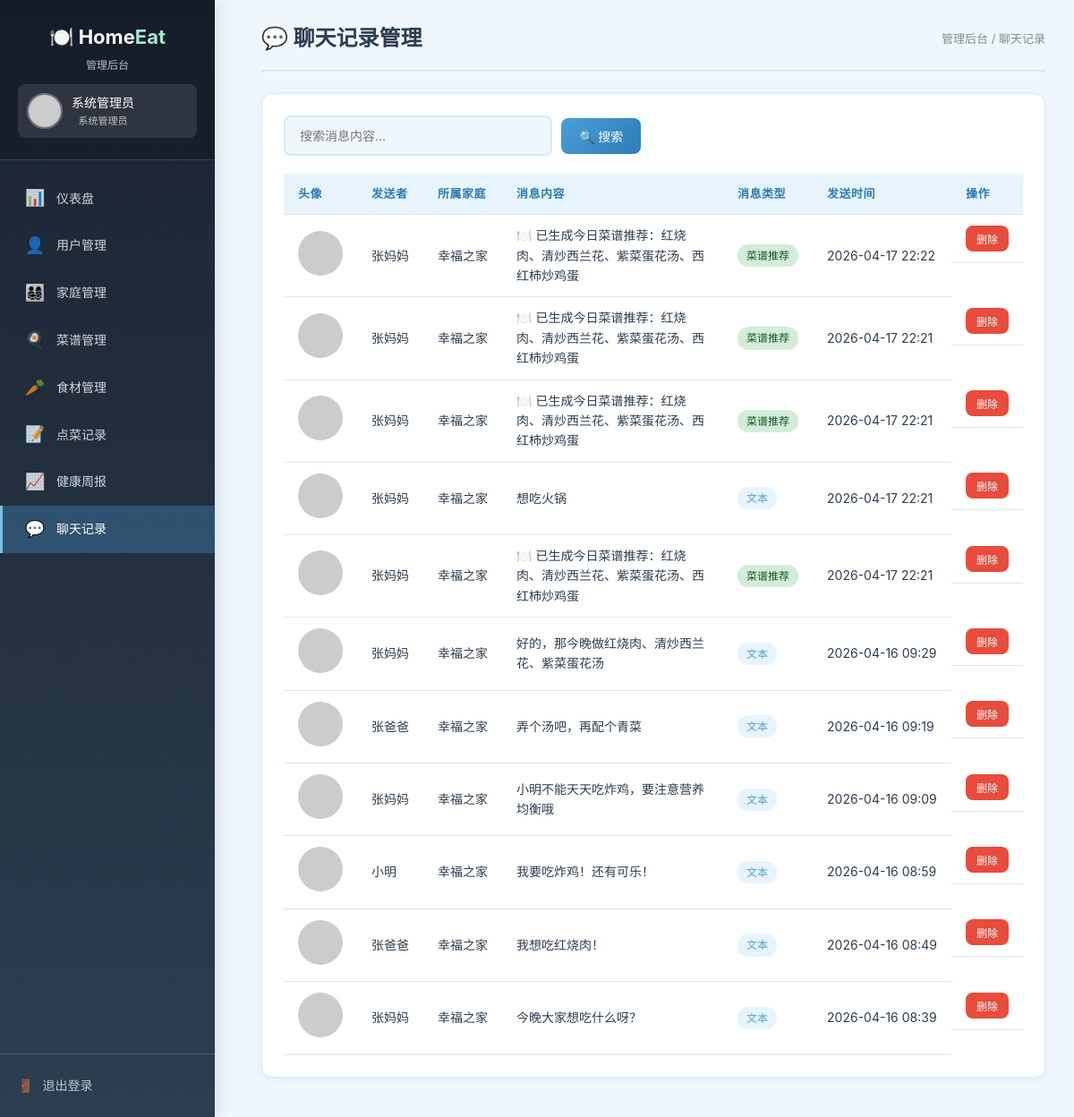
The app's page /admin/chats (signed in) with its own data.
### models.py (models this page shows)
class User(UserMixin, db.Model):
    __tablename__ = 'user'
    id = db.Column(db.Integer, primary_key=True)
    username = db.Column(db.String(50), unique=True, nullable=False)
    password = db.Column(db.String(200), nullable=False)
    role = db.Column(db.String(20), default='user')  # admin / user
    nickname = db.Column(db.String(50), default='')
    avatar = db.Column(db.String(200), default='')
    gender = db.Column(db.String(10), default='')
    age = db.Column(db.Integer, default=0)
    height = db.Column(db.Float, default=0)
    weight = db.Column(db.Float, default=0)
    diseases = db.Column(db.Text, default='')  # 慢性疾病
    allergies = db.Column(db.Text, default='')  # 过敏史
    special_diet = db.Column(db.Text, default='')  # 特殊饮食需求
    taste_likes = db.Column(db.Text, default='')  # 喜欢的口味
    taste_dislikes = db.Column(db.Text, default='')  # 忌口食材
    health_goal = db.Column(db.Text, default='')  # 健康目标
    family_id = db.Column(db.Integer, db.ForeignKey('family.id'), nullable=True)
    is_family_admin = db.Column(db.Boolean, default=False)
    created_at = db.Column(db.DateTime, default=datetime.now)
    family = db.relationship('Family', foreign_keys=[family_id], backref=db.backref('members', lazy=True))

class ChatMessage(db.Model):
    __tablename__ = 'chat_message'
    id = db.Column(db.Integer, primary_key=True)
    family_id = db.Column(db.Integer, db.ForeignKey('family.id'), nullable=False)
    user_id = db.Column(db.Integer, db.ForeignKey('user.id'), nullable=False)
    message = db.Column(db.Text, nullable=False)
    msg_type = db.Column(db.String(20), default='text')  # text / system / recipe
    created_at = db.Column(db.DateTime, default=datetime.now)
    family = db.relationship('Family', backref=db.backref('messages', lazy=True))
    user = db.relationship('User', backref=db.backref('messages', lazy=True))

class Family(db.Model):
    __tablename__ = 'family'
    id = db.Column(db.Integer, primary_key=True)
    name = db.Column(db.String(100), nullable=False)
    invite_code = db.Column(db.String(20), unique=True, nullable=False)
    description = db.Column(db.Text, default='')
    avatar = db.Column(db.String(200), default='')
    created_by = db.Column(db.Integer, db.ForeignKey('user.id'))
    created_at = db.Column(db.DateTime, default=datetime.now)
    creator = db.relationship('User', foreign_keys=[created_by])

### app.py (the view)
@app.route('/admin/chats')
@login_required
@admin_required
def admin_chats():
    page = request.args.get('page', 1, type=int)
    keyword = request.args.get('keyword', '')
    query = ChatMessage.query
    if keyword:
        query = query.filter(ChatMessage.message.like(f'%{keyword}%'))
    pagination = query.order_by(ChatMessage.created_at.desc()).paginate(page=page, per_page=15, error_out=False)
    return render_template('admin/chats.html', pagination=pagination, keyword=keyword)

### app.py (called while the page is built)
@login_manager.user_loader
def load_user(user_id):
    return User.query.get(int(user_id))

def admin_required(f):
    @wraps(f)
    def decorated_function(*args, **kwargs):
        if not current_user.is_authenticated or current_user.role != 'admin':
            flash('需要管理员权限', 'error')
            return redirect(url_for('login'))
        return f(*args, **kwargs)
    return decorated_function

### templates/admin/chats.html (shortened to what this page needs)
{% extends "admin/base.html" %}
{% block content %}
<div class="page-header">
    <h2>💬 聊天记录管理</h2>
    <span class="breadcrumb">管理后台 / 聊天记录</span>
</div>
<div class="card">
    <form class="search-bar" method="GET">
        <input type="text" name="keyword" class="form-control" placeholder="搜索消息内容..." value="{{ keyword }}">
        <button class="btn btn-primary">🔍 搜索</button>
    </form>
    <div class="table-wrapper">
        <table class="data-table">
            <thead><tr><th>头像</th><th>发送者</th><th>所属家庭</th><th>消息内容</th><th>消息类型</th><th>发送时间</th><th>操作</th></tr></thead>
            <tbody>
            {% for msg in pagination.items %}
            <tr>
                <td><img src="{{ msg.user.avatar or 'https://via.placeholder.com/40' }}" class="table-img" style="border-radius:50%;"></td>
                <td>{{ msg.user.nickname if msg.user else '-' }}</td>
                <td>{{ msg.family.name if msg.family else '-' }}</td>
                <td style="max-width:400px;white-space:normal;word-break:break-all;">{{ msg.message }}</td>
                <td>
                    {% if msg.msg_type == 'text' %}<span class="badge badge-primary">文本</span>
                    {% elif msg.msg_type == 'recipe' %}<span class="badge badge-success">菜谱推荐</span>
                    {% elif msg.msg_type == 'system' %}<span class="badge badge-info">系统</span>
                    {% else %}<span class="badge badge-warning">{{ msg.msg_type }}</span>{% endif %}
                </td>
                <td>{{ msg.created_at.strftime('%Y-%m-%d %H:%M') if msg.created_at else '-' }}</td>
                <td class="table-actions">
                    <button class="btn btn-danger btn-sm" onclick="confirmDelete('/admin/chats/delete/{{ msg.id }}','消息#{{ msg.id }}')">删除</button>
                </td>
            </tr>
            {% endfor %}
            </tbody>
        </table>
    </div>
</div>
{% endblock %}

### templates/admin/base.html (shortened to what this page needs)
<!DOCTYPE html>
<html lang="zh-CN">
<head>
    <link rel="stylesheet" href="/static/css/style.css">
</head>
<body>
<div class="user-layout">
    <aside class="user-sidebar admin-sidebar">
        <div class="sidebar-header">
            <h2>🍽️ Home<span>Eat</span></h2>
            <p style="font-size:12px;opacity:0.7;margin-top:4px;">管理后台</p>
            <div class="user-info">
                <img src="{{ current_user.avatar or 'https://via.placeholder.com/40' }}" alt="头像" class="user-avatar">
                <div>
                    <div class="user-name">{{ current_user.nickname }}</div>
                    <div class="user-role">系统管理员</div>
                </div>
            </div>
        </div>
        <nav class="sidebar-nav">
            <a href="/admin/dashboard" class="{% if request.endpoint == 'admin_dashboard' %}active{% endif %}">
                <span class="nav-icon">📊</span> <span>仪表盘</span>
            </a>
            <a href="/admin/users" class="{% if request.endpoint == 'admin_users' %}active{% endif %}">
                <span class="nav-icon">👤</span> <span>用户管理</span>
            </a>
            <a href="/admin/families" class="{% if request.endpoint == 'admin_families' %}active{% endif %}">
                <span class="nav-icon">👨‍👩‍👧‍👦</span> <span>家庭管理</span>
            </a>
            <a href="/admin/recipes" class="{% if request.endpoint == 'admin_recipes' %}active{% endif %}">
                <span class="nav-icon">🍳</span> <span>菜谱管理</span>
            </a>
            <a href="/admin/ingredients" class="{% if request.endpoint == 'admin_ingredients' %}active{% endif %}">
                <span class="nav-icon">🥕</span> <span>食材管理</span>
            </a>
            <a href="/admin/records" class="{% if request.endpoint == 'admin_records' %}active{% endif %}">
                <span class="nav-icon">📝</span> <span>点菜记录</span>
            </a>
            <a href="/admin/reports" class="{% if request.endpoint == 'admin_reports' %}active{% endif %}">
                <span class="nav-icon">📈</span> <span>健康周报</span>
            </a>
            <a href="/admin/chats" class="{% if request.endpoint == 'admin_chats' %}active{% endif %}">
                <span class="nav-icon">💬</span> <span>聊天记录</span>
            </a>
        </nav>
        <div class="sidebar-footer">
            <a href="/logout"><span class="nav-icon">🚪</span> 退出登录</a>
        </div>
    </aside>
    <main class="user-main">
        {% block content %}{% endblock %}
    </main>
</div>
</body>
</html>

### records on screen
User: nickname "系统管理员"
ChatMessage: user "张妈妈", family "幸福之家", message "🍽️ 已生成今日菜谱推荐：红烧肉、清炒西兰花、紫菜蛋花汤、西红柿炒鸡蛋", msg_type "菜谱推荐", created_at "2026-04-17 22:22"
ChatMessage: user "张妈妈", family "幸福之家", message "🍽️ 已生成今日菜谱推荐：红烧肉、清炒西兰花、紫菜蛋花汤、西红柿炒鸡蛋", msg_type "菜谱推荐", created_at "2026-04-17 22:21"
ChatMessage: user "张妈妈", family "幸福之家", message "🍽️ 已生成今日菜谱推荐：红烧肉、清炒西兰花、紫菜蛋花汤、西红柿炒鸡蛋", msg_type "菜谱推荐", created_at "2026-04-17 22:21"
ChatMessage: user "张妈妈", family "幸福之家", message "想吃火锅", msg_type "文本", created_at "2026-04-17 22:21"
ChatMessage: user "张妈妈", family "幸福之家", message "🍽️ 已生成今日菜谱推荐：红烧肉、清炒西兰花、紫菜蛋花汤、西红柿炒鸡蛋", msg_type "菜谱推荐", created_at "2026-04-17 22:21"
ChatMessage: user "张妈妈", family "幸福之家", message "好的，那今晚做红烧肉、清炒西兰花、紫菜蛋花汤", msg_type "文本", created_at "2026-04-16 09:29"
ChatMessage: user "张爸爸", family "幸福之家", message "弄个汤吧，再配个青菜", msg_type "文本", created_at "2026-04-16 09:19"
ChatMessage: user "张妈妈", family "幸福之家", message "小明不能天天吃炸鸡，要注意营养均衡哦", msg_type "文本", created_at "2026-04-16 09:09"
ChatMessage: user "小明", family "幸福之家", message "我要吃炸鸡！还有可乐！", msg_type "文本", created_at "2026-04-16 08:59"
ChatMessage: user "张爸爸", family "幸福之家", message "我想吃红烧肉！", msg_type "文本", created_at "2026-04-16 08:49"
ChatMessage: user "张妈妈", family "幸福之家", message "今晚大家想吃什么呀？", msg_type "文本", created_at "2026-04-16 08:39"
